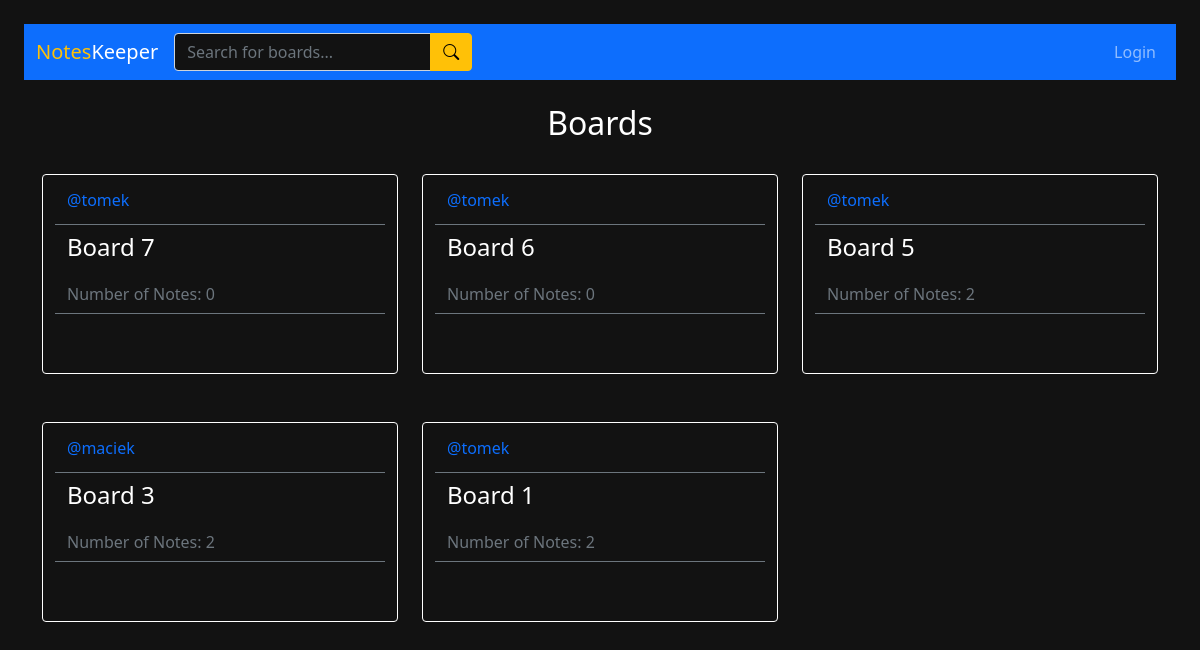
/, run on an earlier commit of the app's database.
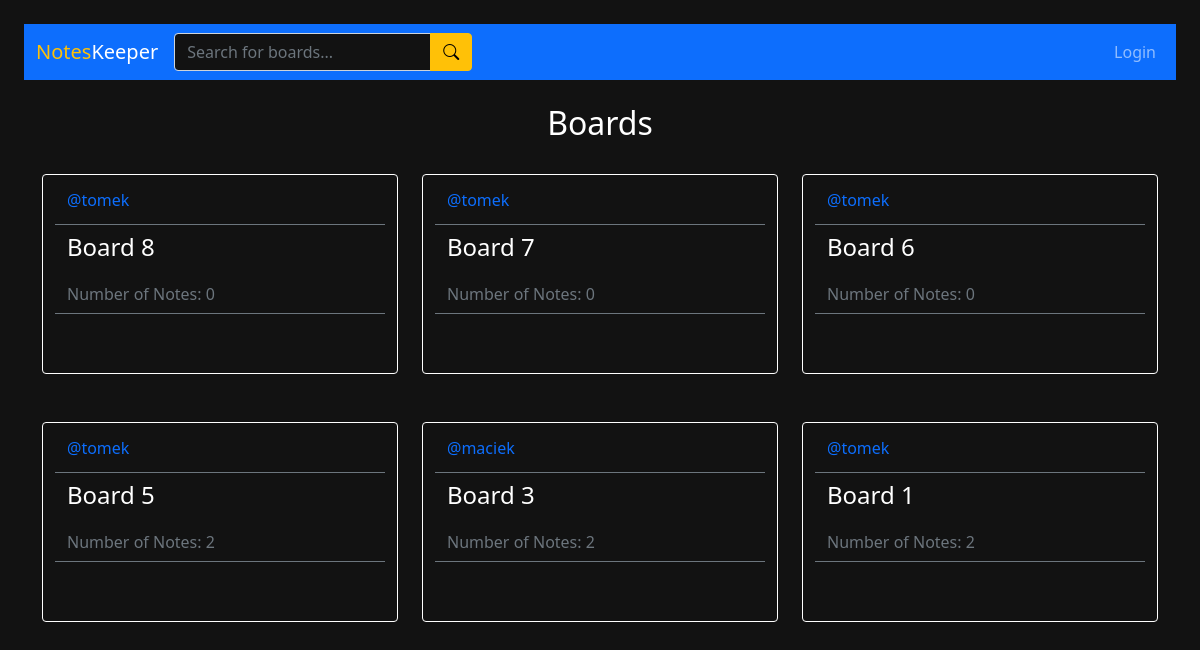
And on a later commit of the database.
### base/models.py (models this page shows, shortened)
class Board(models.Model):
    owner = models.ForeignKey(User, on_delete=models.CASCADE)
    name = models.CharField(max_length=200)
    updated = models.DateTimeField(auto_now=True)
    created = models.DateTimeField(auto_now_add=True)
    class Meta:
        ordering = ['-updated', '-created']

### base/views.py (the view)
# urls.py: path('', views.home, name="home"),
def home(request):
    q = request.GET.get('search') if request.GET.get('search') != None else ''
    boards = Board.objects.filter(
        Q(owner__username__icontains=q) |
        Q(name__icontains=q)
    )
    context = {"boards": boards}
    return render(request, 'base/home.html', context)

### base/templates/base/home.html (shortened to what this page needs)
{% extends 'main.html' %}
{% block content %}
<main>
    <div class="container-lg">
        <h2 class="text-center mt-3 text-white">Boards</h2>
        <div class="row">
            {% for board in boards %}
                <div class="col-xl-4 py-4">
                    <div class="container rounded border border-white" style="height: 200px; width: 100%;">
                        <div class="row align-items-center border-bottom border-secondary" style="height:25%;">
                            <div class="col">
                                <a href="{% url 'profile' board.owner.id %}" style="text-decoration: none;">
                                    <span>@{{board.owner}}</span>
                                </a>
                            </div>
                        </div>
                        <div class="row align-items-center py-2" style="height:25%;">
                            <div class="col">
                                <a href="{% url 'board' board.id %}" style="text-decoration: none;">
                                    <h4 class="text-white pntName">{{board.name}}</h4>
                                </a>
                            </div>
                        </div>
                        <div class="row align-items-center py-2 border-bottom border-secondary" style="height:20%;">
                            <div class="col">
                                <p class="text-secondary">Number of Notes: {{board.note_set.all.count}}</p>
                            </div>
                        </div>
                    </div>
                </div>
            {% endfor %}
        </div>
    </div>
</main>
{% endblock %}

What changed in the data, as far as the page shows it:
added Board: owner "tomek", name "Board 8", note_set.all.count "0"
